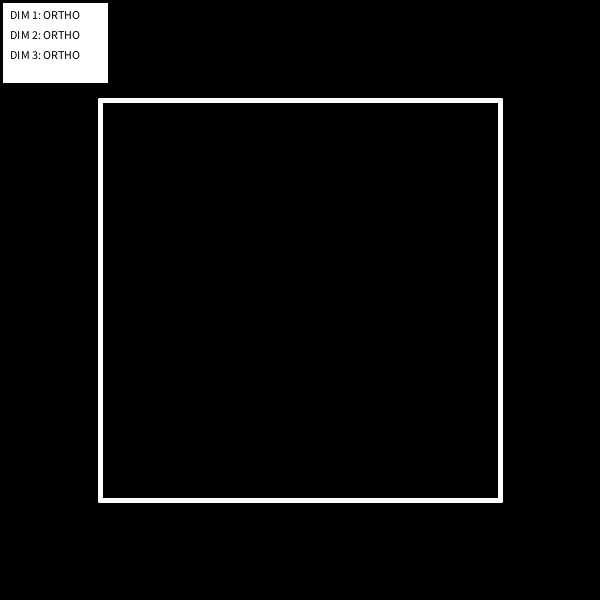
Frame 1 (no input)
Frame 60 (the mouse pressed at the canvas centre just before this capture): identical to frame 1, image omitted
Frame 120 (the mouse held since frame 60 and released just before this capture): identical to frame 1, image omitted

The Processing sketch that drew this single still picture (run headless with seeded random() and noise(); from frame 60 on, the mouse is pressed at the canvas centre):

// Processing sketch: Projection
// ── Projection.pde
/**
 * draws a 2D projection of higher-dimensional cubes.
 * by Alexander Cai
 * use numbers to rotate
 * use e/d to +/- rotate speed
 * use w/s to +/- dimensions
 * use r/f to zoom in/out
 */

final float DIST = 2.;

int MAXDIM = 9;
int DIM = 3; // the number of dimensions

// whether or not each dimension is being projected using perspective or orthogonal
boolean pers[] = new boolean[MAXDIM];

float[][] vertices = new float[npoints(MAXDIM)][MAXDIM]; // the original vertices of the cube
float[][] proj = new float[npoints(MAXDIM)][2]; // the projected vertices in 2D

// track a few keys
boolean[] isPressed = new boolean[MAXDIM];
boolean rPressed = false, fPressed = false;

// angles in different directions
// I'm pretty sure this is what makes rotation wonky but let's leave it
float[] theta = new float[MAXDIM];

// pairs of connections
boolean connected[][] = new boolean[npoints(MAXDIM)][npoints(MAXDIM)];

float rotSpeed = 0.001; // rotation speed
float len = 200; // zoom level

void setup() {
  size(600, 600);
  stroke(255);
  strokeWeight(5);
  textAlign(LEFT, TOP);
  generateVertices();
}

void draw() {
  background(0);

  // text box containing info about each layer
  fill(255);
  rect(5, 5, 100, 15 + DIM * 20);
  fill(0);
  for (int i = 0; i < DIM; ++i)
    text("DIM " + (i+1) + ": " + (pers[i] ? "PERSP" : "ORTHO"), 10, 10 + i * 20);

  translate(width/2, height/2); // (0, 0) becomes the center of the screen

  for (int i = 0; i < npoints(); ++i) {
    // Java actually doesn't bother with the length when assigning arrays like this,
    // so this makes proj[i] have a length of 4 instead of 2. Dumb Java.
    proj[i] = vertices[i];

    // handle rotation across several planes
    for (int j = 0; j < DIM; ++j) {
      proj[i] = matrixByVector(rotation(j, (j+1) % DIM, theta[j]), proj[i]);
      if (isPressed[j])
        theta[j] += rotSpeed;
    }

    for (int j = DIM; j > 2; --j) {
      if (pers[j-1])
        proj[i] = perspec(proj[i]);
      else
        proj[i] = orthogonal(proj[i]);
    }

    for (int j = 0; j < proj[i].length; ++j)
      proj[i][j] *= len;
  }

  for (int i = 0; i < npoints(); ++i) {
    point(proj[i][0], proj[i][1]);
    for (int j = i; j < npoints(); ++j)
      if (connected[i][j])
        line(proj[i][0], proj[i][1], proj[j][0], proj[j][1]);
  }

  // zoom in/out
  if (rPressed)
    len *= 1.02;
  if (fPressed)
    len /= 1.02;
}

// generate the vertices of a N-dimensional cube and connect them
void generateVertices() {
  for (int c = 0; c < npoints(); ++c) {
    for (int d = 0; d < DIM; ++d) {
      vertices[c][d] = (((c >> d) & 1)*2-1);
      connected[c][c ^ (1 << d)] = true;
    }
  }
}

int npoints(int dim) {
  return int(pow(2, dim));
}

int npoints() {
  return npoints(DIM);
}

// simply takes off the last dimension of a vector
float[] orthogonal(float[] vec) {
  float[] ans = new float[vec.length - 1];
  for (int i = 0; i < vec.length - 1; ++i)
    ans[i] = vec[i];
  return ans;
}

// generates a perspective projection of a vector
float[] perspec(float[] vec) {
  int newLen = vec.length - 1;
  float w = 1. / (DIST - vec[newLen]);
  float[] ans = new float[newLen];
  for (int i = 0; i < newLen; ++i)
    ans[i] = w * vec[i];
  return ans;
}

// multiply a matrix by a vector
float[] matrixByVector(float[][] proj, float[] vec) {
  // *technically* the number of columns in a matrix needs to equal the number of rows in a vector
  // in order for you to be able to multiply them
  // but here I was too lazy to check for lengths throughout so I just take the minimum of the two
  int newLen = min(proj[0].length, vec.length);
  float[] ans = new float[newLen];

  for (int row = 0; row < newLen; ++row)
    for (int col = 0; col < newLen; ++col) {
      float k = vec[col];
      float j = proj[row][col];
      ans[row] += j * k;
    }

  return ans;
}

/**
 * axis1 and axis2 define the plane we want to rotate around
 * I'm pretty sure rotating around a plane loses meaning in greater than 4 dimensions but whatever
 */
float[][] rotation(int axis1, int axis2, float theta) {
  float[][] ans = new float[DIM][DIM];

  if (axis1 == axis2) throw new Error("must provide two different axes");

  // we make sure axis1 is less than axis2
  if (axis1 > axis2) {
    int temp = axis1;
    axis1 = axis2;
    axis2 = temp;
  }

  // check for the indicated rows and columns and apply the rotation coordinates to them
  for (int r = 0; r < DIM; ++r) {
    if (r == axis1) {
      ans[r][r] = cos(theta);
      ans[r][axis2] = -sin(theta);
    } else if (r == axis2) {
      ans[r][axis1] = sin(theta);
      ans[r][r] = cos(theta);
    } else {
      ans[r][r] = 1;
    }
  }

  return ans;
}

void mousePressed() {
  if (mouseX > 10 && mouseX < 110 && mouseY > 10 && mouseY < 25 + DIM * 20)
    for (int i = 0; i < DIM; ++i)
      if (mouseY > 10 + i * 20 && mouseY < 30 + i * 20)
        pers[i] = !pers[i];
}

// a few menu options
void keyPressed() {
  if (key >= '1' && key <= '0' + DIM) isPressed[key-'1'] = true;
  if (key == ' ') for (int i = 0; i < DIM; ++i) theta[i] = 0;
  if (key == 'w' && DIM < MAXDIM) {
    ++DIM;
    generateVertices();
  }
  if (key == 's' && DIM > 3) {
    --DIM;
    generateVertices();
  }
  if (key == 'e') rotSpeed *= 1.5;
  if (key == 'd') rotSpeed /= 1.5;
  if (key == 'r') rPressed = true;
  if (key == 'f') fPressed = true;
}

void keyReleased() {
  if (key >= '1' && key <= '0' + DIM) isPressed[key-'1'] = false;
  if (key == 'r') rPressed = false;
  if (key == 'f') fPressed = false;
}
